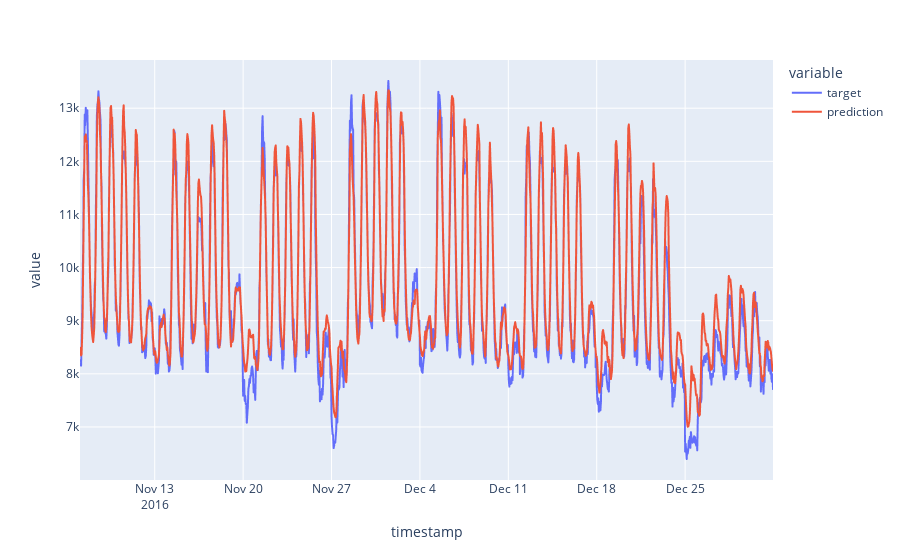

Here is the notebook cell this chart was saved with:
### Code cell
px.line(pred_df, x=pred_df.index, y=['target', 'prediction'])

### Figure 1 — Plotly figure (JSON) as saved in the notebook; plotly's stock layout.template omitted (floating-point values rounded to 4 significant figures; data arrays with more than 128 entries replaced by an {"elided": "..."} marker saying what was removed)
{"data": [{"hovertemplate": "variable=target<br>timestamp=%{x}<br>value=%{y}<extra></extra>", "legendgroup": "target", "line": {"color": "#636efa", "dash": "solid"}, "mode": "lines", "name": "target", "showlegend": true, "type": "scattergl", "x": {"elided": "1318 str values"}, "xaxis": "x", "y": {"elided": "1318 float values"}, "yaxis": "y"}, {"hovertemplate": "variable=prediction<br>timestamp=%{x}<br>value=%{y}<extra></extra>", "legendgroup": "prediction", "line": {"color": "#EF553B", "dash": "solid"}, "mode": "lines", "name": "prediction", "showlegend": true, "type": "scattergl", "x": {"elided": "1318 str values"}, "xaxis": "x", "y": {"elided": "1318 float values"}, "yaxis": "y"}], "layout": {"legend": {"title": {"text": "variable"}, "tracegroupgap": 0}, "margin": {"t": 60}, "xaxis": {"anchor": "y", "domain": [0.0, 1.0], "title": {"text": "timestamp"}}, "yaxis": {"anchor": "x", "domain": [0.0, 1.0], "title": {"text": "value"}}}}
